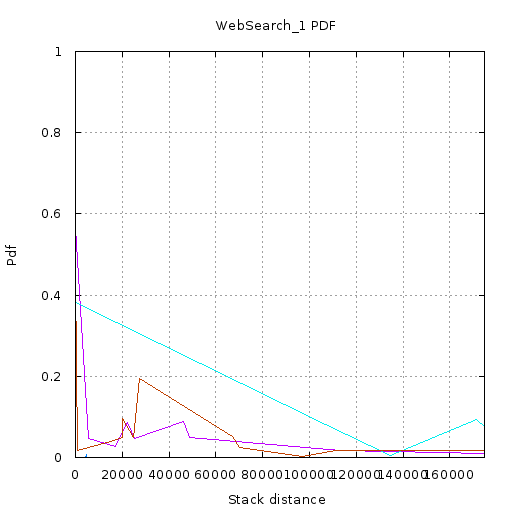

The gnuplot source for this figure:
set terminal  png size 512,512 font 'Verdana, 10'
set nokey
set title "WebSearch_1 PDF"
set output '//home//cat//Documents//CACHE//Tests//Gists//WebSearch1//PDF//9//pdf.png'
set ylabel "Pdf"
set yrange [0:1]
set xlabel "Stack distance"
set xrange [2.000000:174763.000000]
set grid xtics ytics
plot '//home//cat//Documents//CACHE//Tests//Gists//WebSearch1//PDF//9//0.txt' using 1:2 with lines,\
'//home//cat//Documents//CACHE//Tests//Gists//WebSearch1//PDF//9//1.txt' using 1:2 with lines,\
'//home//cat//Documents//CACHE//Tests//Gists//WebSearch1//PDF//9//2.txt' using 1:2 with lines,\
'//home//cat//Documents//CACHE//Tests//Gists//WebSearch1//PDF//9//3.txt' using 1:2 with lines,\
'//home//cat//Documents//CACHE//Tests//Gists//WebSearch1//PDF//9//4.txt' using 1:2 with lines,\
'//home//cat//Documents//CACHE//Tests//Gists//WebSearch1//PDF//9//5.txt' using 1:2 with lines
